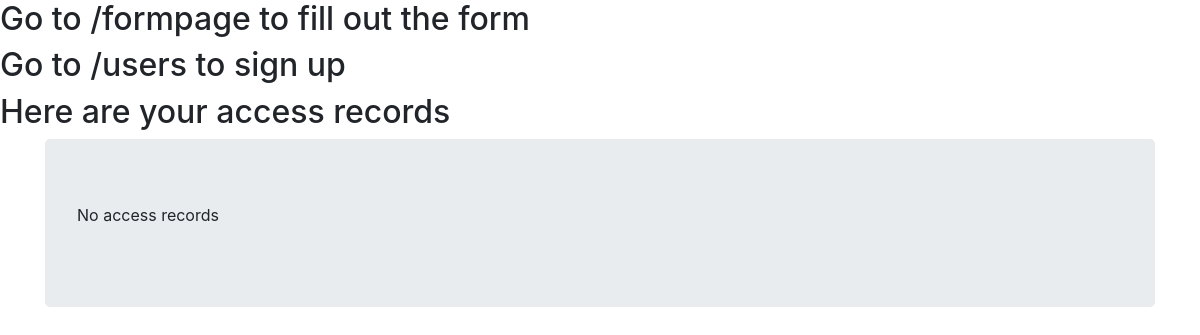
Page /first_app/index on the earlier database version.
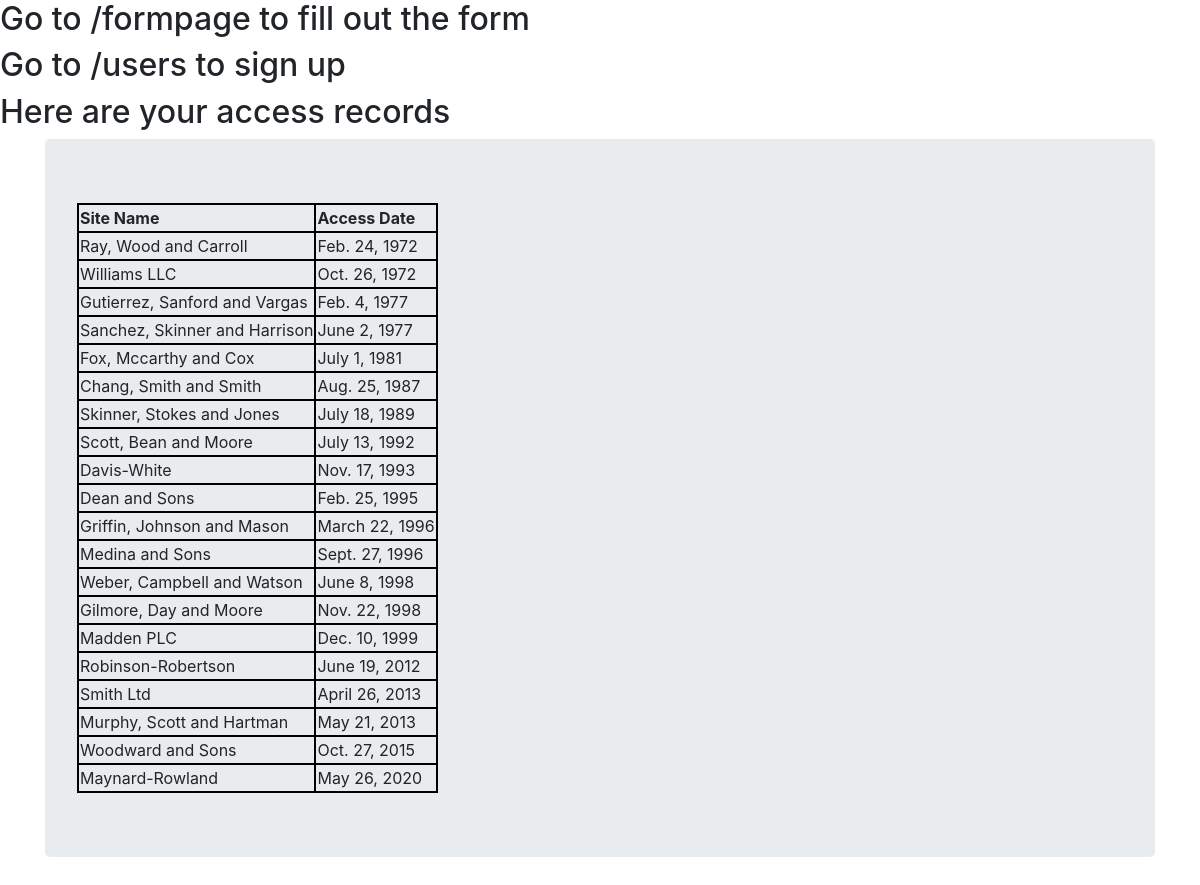
Same page on the later database version.
### first_app/models.py (models this page shows, shortened)
class AccessRecord(models.Model):
    name = models.ForeignKey(WebPage, on_delete = models.PROTECT)
    date = models.DateField()

class WebPage(models.Model):
    topic = models.ForeignKey(Topic, on_delete = models.PROTECT)
    name = models.CharField(max_length = 264, unique = True)
    url = models.URLField(unique = True)
    def __str__(self):
        return self.name

### first_app/views.py (the view)
# urls.py: url('index', views.index, name = 'index'),
def index(request):
    webpage_list = AccessRecord.objects.order_by('date')
    date_dict = {'access_records': webpage_list}
    return render(request, 'first_app/index.html', context = date_dict)

### templates/first_app/index.html (shortened to what this page needs)
<!DOCTYPE html>
{% load static %}
<html lang="en" dir="ltr">
  <head>
    <link rel="stylesheet" href="https://cdn.jsdelivr.net/npm/bootstrap@4.6.1/dist/css/bootstrap.min.css">
    <link rel="stylesheet" href="{% static "css/mystyle.css" %}">
  </head>
  <body>
    <h2>Go to /formpage to fill out the form</h2>
    <h2>Go to /users to sign up</h2>
    <h2>Here are your access records</h2>
    <div class="container">
      <div class="jumbotron">
        {% if access_records %}
         <table>
           <thead>
             <th>Site Name</th>
             <th>Access Date</th>
           </thead>
           {% for acc in access_records %}
           <tr>
             <td>{{ acc.name }}</td>
             <td>{{ acc.date }}</td>
           </tr>
           {% endfor %}
         </table>
         {% else %}
            <p>No access records</p>
         {% endif %}
      </div>
    </div>
  </body>
</html>

### static/css/mystyle.css (style rules this page uses)
table, th, td { border: 2px solid black; }

Differences in the rows shown:
added AccessRecord: name "Ray, Wood and Carroll", date "Feb. 24, 1972"
added AccessRecord: name "Williams LLC", date "Oct. 26, 1972"
added AccessRecord: name "Gutierrez, Sanford and Vargas", date "Feb. 4, 1977"
added AccessRecord: name "Sanchez, Skinner and Harrison", date "June 2, 1977"
added AccessRecord: name "Fox, Mccarthy and Cox", date "July 1, 1981"
added AccessRecord: name "Chang, Smith and Smith", date "Aug. 25, 1987"
added AccessRecord: name "Skinner, Stokes and Jones", date "July 18, 1989"
added AccessRecord: name "Scott, Bean and Moore", date "July 13, 1992"
added AccessRecord: name "Davis-White", date "Nov. 17, 1993"
added AccessRecord: name "Dean and Sons", date "Feb. 25, 1995"
added AccessRecord: name "Griffin, Johnson and Mason", date "March 22, 1996"
added AccessRecord: name "Medina and Sons", date "Sept. 27, 1996"
added AccessRecord: name "Weber, Campbell and Watson", date "June 8, 1998"
added AccessRecord: name "Gilmore, Day and Moore", date "Nov. 22, 1998"
added AccessRecord: name "Madden PLC", date "Dec. 10, 1999"
added AccessRecord: name "Robinson-Robertson", date "June 19, 2012"
added AccessRecord: name "Smith Ltd", date "April 26, 2013"
added AccessRecord: name "Murphy, Scott and Hartman", date "May 21, 2013"
added AccessRecord: name "Woodward and Sons", date "Oct. 27, 2015"
added AccessRecord: name "Maynard-Rowland", date "May 26, 2020"
Other differences:
text no longer shown: "No access records"
text now shown: "Site Name Access Date"
